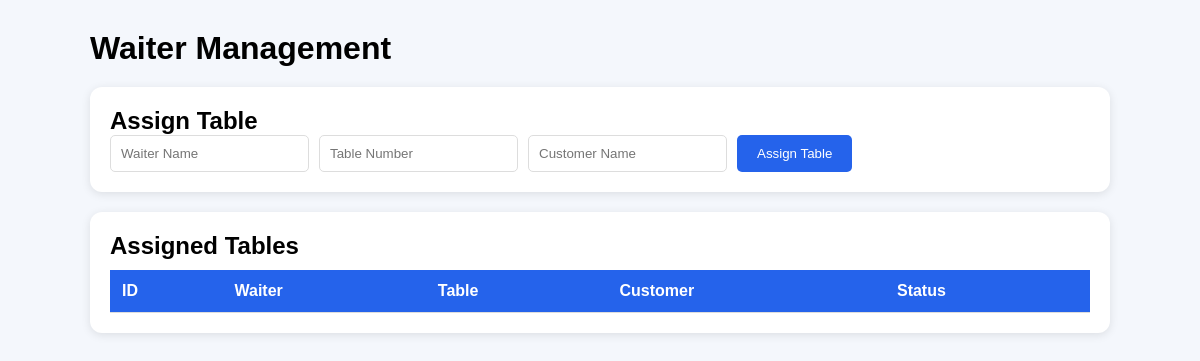
/waiter, run on an earlier commit of the app's database.
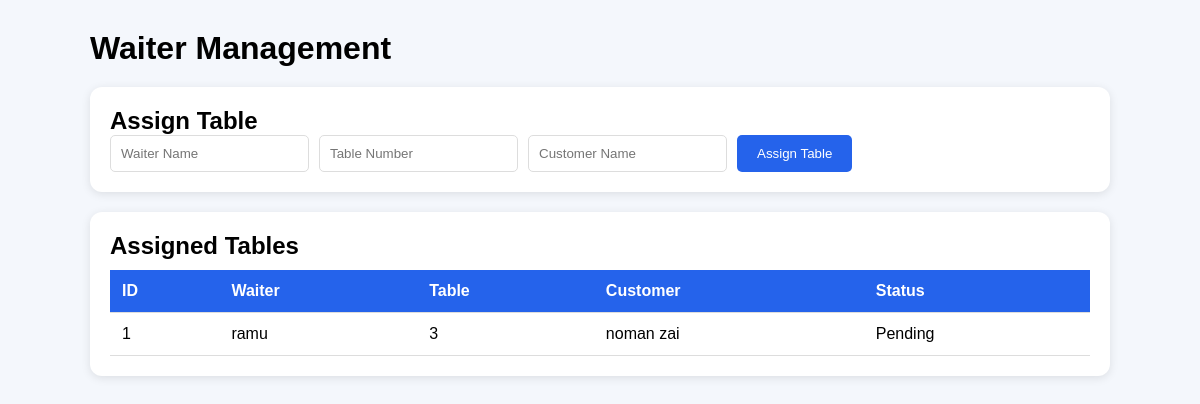
And on a later commit of the database.
### tables this page shows
CREATE TABLE waiters (
    id INTEGER PRIMARY KEY AUTOINCREMENT,
    waiter_name TEXT NOT NULL,
    table_no INTEGER NOT NULL,
    customer_name TEXT NOT NULL,
    order_status TEXT DEFAULT 'Pending'
);

### app.py (the view)
@app.route("/waiter")
def waiter():
    conn = sqlite3.connect("restaurant.db")
    cursor = conn.cursor()
    cursor.execute("SELECT * FROM waiters")
    waiters = cursor.fetchall()
    conn.close()
    return render_template(
        "waiter.html",
        waiters=waiters
    )

### templates/waiter.html (shortened to what this page needs)
<!DOCTYPE html>
<html>
<head>
    <link rel="stylesheet"
    href="{{ url_for('static', filename='waiter.css') }}">
</head>
<body>
<div class="container">
    <h1>Waiter Management</h1>
    <div class="form-card">
        <h2>Assign Table</h2>
        <form action="/add_waiter_order" method="POST">
            <input
                type="text"
                name="waiter_name"
                placeholder="Waiter Name"
                required>
            <input
                type="number"
                name="table_no"
                placeholder="Table Number"
                required>
            <input
                type="text"
                name="customer_name"
                placeholder="Customer Name"
                required>
            <button type="submit">
                Assign Table
            </button>
        </form>
    </div>
    <div class="table-card">
        <h2>Assigned Tables</h2>
        <table>
            <tr>
                <th>ID</th>
                <th>Waiter</th>
                <th>Table</th>
                <th>Customer</th>
                <th>Status</th>
            </tr>
            {% for waiter in waiters %}
            <tr>
                <td>{{ waiter[0] }}</td>
                <td>{{ waiter[1] }}</td>
                <td>{{ waiter[2] }}</td>
                <td>{{ waiter[3] }}</td>
                <td>{{ waiter[4] }}</td>
            </tr>
            {% endfor %}
        </table>
    </div>
</div>
</body>
</html>

### static/waiter.css (style rules this page uses)
* { margin:0; padding:0; box-sizing:border-box; font-family:Arial,sans-serif; }
body { background:#f4f7fc; }
.container { width:90%; margin:auto; padding:30px; }
h1 { margin-bottom:20px; }
.form-card, .table-card { background:white; padding:20px; border-radius:12px; margin-bottom:20px; box-shadow:0 2px 10px rgba(0,0,0,0.1); }
form { display:flex; gap:10px; flex-wrap:wrap; }
input { padding:10px; border:1px solid #ddd; border-radius:5px; }
button { background:#2563eb; color:white; border:none; padding:10px 20px; border-radius:5px; cursor:pointer; }
table { width:100%; border-collapse:collapse; margin-top:10px; }
th { background:#2563eb; color:white; }
th, td { padding:12px; border-bottom:1px solid #ddd; text-align:left; }

What changed in the data, as far as the page shows it:
added waiters: id "1", waiter_name "ramu", table_no "3", customer_name "noman zai", order_status "Pending"
